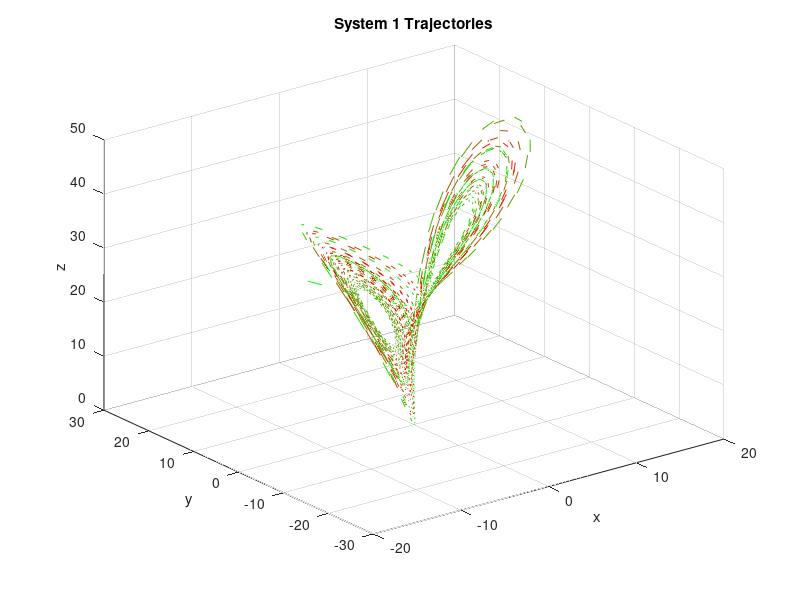

MATLAB code for this plot: (Note: this script raises an error after producing the figure.)
%% Common setup
clearvars, close all, clc

dt = 0.01; % sample time for data
n=3; % number of columns
polyorder = 3; % up to third order polynomials of candidate functions

%% part a - SYS1 sparse identification
load('SYS1.mat')

figure(1)
hold on
grid on
for i = 1:3:length(x)-1
    plot3( ...
        [x(i,1), x(i+1,1)], ...
        [x(i,2), x(i+1,2)], ...
        [x(i,3), x(i+1,3)], ...
        'Color', [i/length(x), 1- i/length(x), 0] ...
        )
end
view(3)
xlabel('x')
ylabel('y')
zlabel('z')
title('System 1 Trajectories')

Theta = poolData(x, n, polyorder); % library of functions
Beta = [10; 28; 8/3]; % Lorenz's parameters (chaotic)
for i=1:length(x)
    dx_1(i,:) = lorenz(0, x(i,:), Beta);
end

lambda_1 = [0.1 1 5];
for index_1 = 1:length(lambda_1)
    lambda_1(index_1)
    Xi_1 = sparsifyDynamics(Theta, dx_1, lambda_1(index_1), n);
    poolDataLIST({'x', 'y', 'z'}, Xi_1, n, polyorder);
end

%% part b - SYS2 sparse identification
load('SYS2.mat')

figure(2)
hold on
grid on
for i = 1:3:length(x)-1
    plot3( ...
        [x(i,1), x(i+1,1)], ...
        [x(i,2), x(i+1,2)], ...
        [x(i,3), x(i+1,3)], ...
        'Color', [i/length(x), 1- i/length(x), 0] ...
        )
end
view(3)
xlabel('x')
ylabel('y')
zlabel('z')
title('System 2 Trajectories')

Theta = poolData(x, n, polyorder); % library of functions

for i=1:length(x)
    dx_2(i,:) = dynamic_p5(0, x(i,:));
end

lambda_2 = [0.001 0.025 0.5];
for index_2 = 1:length(lambda_2)
    lambda_2(index_2)
    Xi_2 = sparsifyDynamics(Theta, dx_2, lambda_2(index_2), n);
    poolDataLIST({'x', 'y', 'z'}, Xi_2, n, polyorder);
end

%% part c.a - SYS1 sparse identification (from data)
load('SYS1.mat')
Theta = poolData(x, n, polyorder); % library of functions

dx_data_1 = diff(x)/dt;
dx_data_1_full = [dx_data_1; dx_data_1(end,:)];
lambda_d1 = [0.001 0.025 1];
for index_d1 = 1:length(lambda_d1)
    lambda_d1(index_d1)
    Xi_1d = sparsifyDynamics(Theta, dx_data_1_full, lambda_d1(index_d1), n);
    poolDataLIST({'x', 'y', 'z'}, Xi_1d, n, polyorder);
end

%% part c.b - SYS2 sparse identification (from data)
load('SYS2.mat')
Theta = poolData(x, n, polyorder); % library of functions

dx_data_2 = diff(x)/dt;
dx_data_2_full = [dx_data_2; dx_data_2(end,:)];
lambda_d2 = [0.01 0.025 0.5];
for index_d2 = 1:length(lambda_d2)
    lambda_d2(index_d2)
    Xi_2d = sparsifyDynamics(Theta, dx_data_2_full, lambda_d2(index_d2), n);
    poolDataLIST({'x', 'y', 'z'}, Xi_2d, n, polyorder);
end

%% part d.a  - noisy SYS1 sparse identification (from data)
% lets add noise for fun :)
load('SYS1.mat')
% noise for SYS1
noise_1 = normrnd(0.1,0.2, size(x,1), size(x,2));

% add noise to measurements
x_1_noisy = x + noise_1;
dx_1_noisy = diff(x_1_noisy)/dt;
dx_1_noisy_full = [dx_1_noisy; dx_1_noisy(end,:)];

figure(5)
hold on
grid on
for i = 1:3:length(x)-1
    plot3( ...
        [x_1_noisy(i,1), x_1_noisy(i+1,1)], ...
        [x_1_noisy(i,2), x_1_noisy(i+1,2)], ...
        [x_1_noisy(i,3), x_1_noisy(i+1,3)], ...
        'Color', [i/length(x), 1- i/length(x), 0] ...
        )
end
view(3)
xlabel('x')
ylabel('y')
zlabel('z')
title('System 1 Trajectories - With Noise')

Theta = poolData(x_1_noisy, n, polyorder); % library of functions

lambda_d1 = [0.001 0.025 1];
for index_d1 = 1:length(lambda_d1)
    lambda_d1(index_d1)
    Xi_1d = sparsifyDynamics(Theta, dx_1_noisy_full, lambda_d1(index_d1), n);
    poolDataLIST({'x', 'y', 'z'}, Xi_1d, n, polyorder);
end

%% part d.b - noisy SYS2 sparse identification (from data)
% lets add noise for fun :)
load('SYS2.mat')
% noise for SYS2
noise_2 = normrnd(0.1,0.2, size(x,1), size(x,2))/100;

% add noise to measurements
x_2_noisy = x + noise_2;
dx_2_noisy = diff(x_2_noisy)/dt;
dx_2_noisy_full = [dx_2_noisy; dx_2_noisy(end,:)];

figure(6)
hold on
grid on
for i = 1:3:length(x)-1
    plot3( ...
        [x_2_noisy(i,1), x_2_noisy(i+1,1)], ...
        [x_2_noisy(i,2), x_2_noisy(i+1,2)], ...
        [x_2_noisy(i,3), x_2_noisy(i+1,3)], ...
        'Color', [i/length(x), 1- i/length(x), 0] ...
        )
end
view(3)
xlabel('x')
ylabel('y')
zlabel('z')
title('System 2 Trajectories - With Noise')

Theta = poolData(x_2_noisy, n, polyorder); % library of functions

lambda_d2 = [0.01 1 3];
for index_d2 = 1:length(lambda_d2)
    lambda_d2(index_d2)
    Xi_2d_noisy = sparsifyDynamics(Theta, dx_2_noisy_full, lambda_d2(index_d2), n);
    poolDataLIST({'x', 'y', 'z'}, Xi_2d_noisy, n, polyorder);
end

